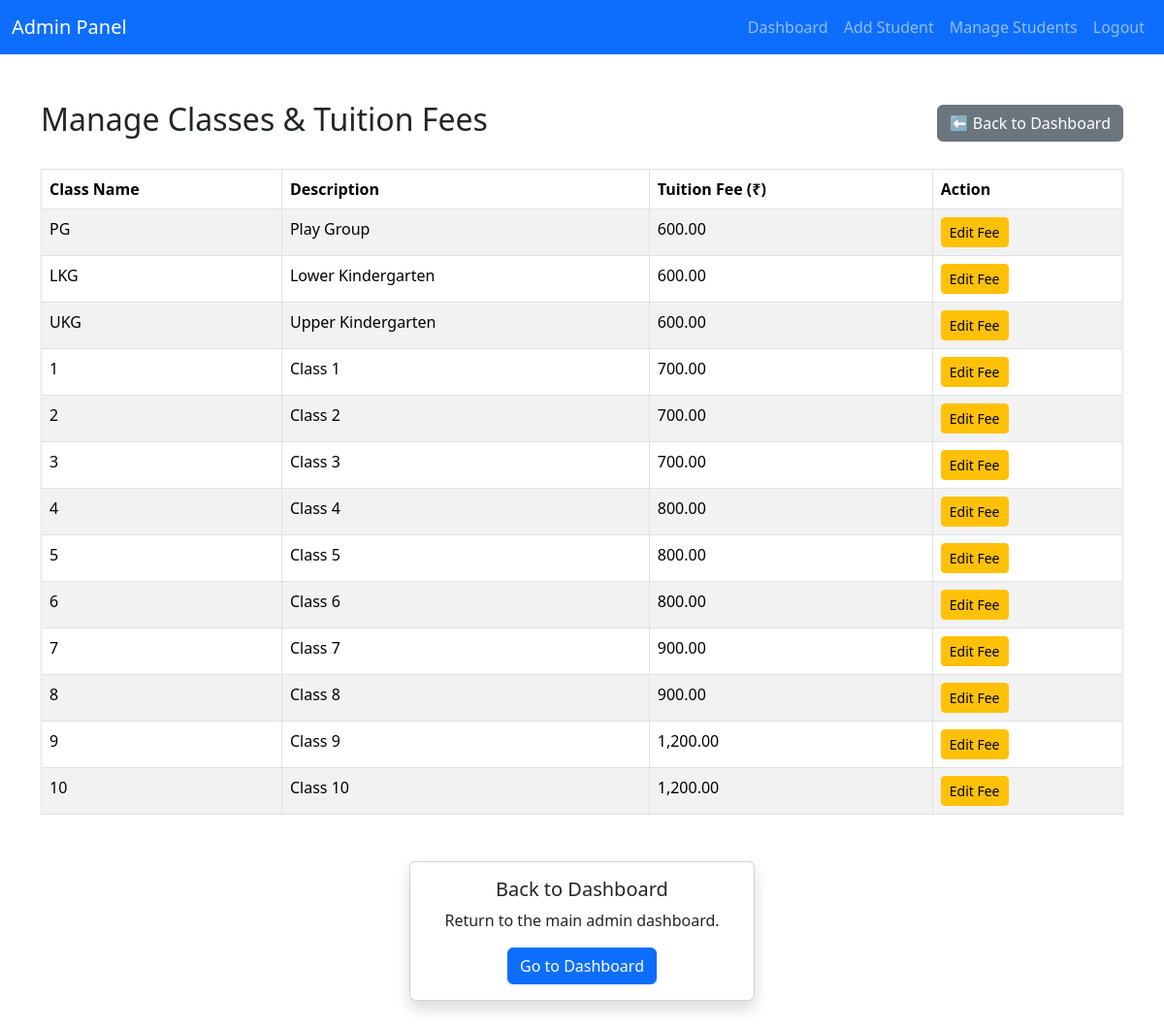
The page /admin/classes.php (signed in) on the database its author committed.
### tables this page shows
CREATE TABLE `classes` (
  `id` varchar(20) NOT NULL,
  `name` varchar(50) NOT NULL,
  `description` varchar(255) DEFAULT NULL,
  `tuition_fee` decimal(10,2) DEFAULT 0.00,
  `class_teacher_id` varchar(20) DEFAULT NULL,
  `teacher_id` varchar(20) DEFAULT NULL
);

### admin/classes.php (the view, shortened to what this page needs)
<?php
require_once '../common/config.php';
$edit_id = isset($_GET['edit']) ? $_GET['edit'] : '';
$result = $conn->query("SELECT * FROM classes ORDER BY id ASC");
?>
<!DOCTYPE html>
<html lang="en">
<head>
<link href="../css/style.css" rel="stylesheet">
<link href="https://cdn.jsdelivr.net/npm/bootstrap@5.3.2/dist/css/bootstrap.min.css" rel="stylesheet">
</head>
<body>
<?php include 'admin_navbar.php'; ?>
<div class="container my-5">
    <div class="d-flex justify-content-between align-items-center mb-3">
        <h2>Manage Classes & Tuition Fees</h2>
        <a href="dashboard.php" class="btn btn-secondary">⬅ Back to Dashboard</a>
    </div>
    <table class="table table-bordered table-striped mt-4">
        <thead>
            <tr>
                <th>Class Name</th>
                <th>Description</th>
                <th>Tuition Fee (₹)</th>
                <th>Action</th>
            </tr>
        </thead>
        <tbody>
            <?php while ($row = $result->fetch_assoc()) : ?>
                <tr class="<?= ($edit_id === $row['id']) ? 'table-warning' : '' ?>">
                    <td><?= htmlspecialchars($row['name']) ?></td>
                    <td><?= htmlspecialchars($row['description']) ?></td>
                    <td>
                        <?php if ($edit_id === $row['id']): ?>
                            <form method="POST" class="d-flex gap-2">
                                <input type="hidden" name="class_id" value="<?= $row['id'] ?>">
                                <input type="number" step="0.01" min="0" name="tuition_fee" class="form-control form-control-sm" value="<?= number_format($row['tuition_fee'], 2) ?>" required>
                                <button type="submit" name="update_fee" class="btn btn-primary btn-sm">Update</button>
                                <a href="classes.php" class="btn btn-secondary btn-sm">Cancel</a>
                            </form>
                        <?php else: ?>
                            <?= number_format($row['tuition_fee'], 2) ?>
                        <?php endif; ?>
                    </td>
                    <td>
                        <?php if ($edit_id !== $row['id']): ?>
                            <a href="?edit=<?= $row['id'] ?>" class="btn btn-sm btn-warning">Edit Fee</a>
                        <?php endif; ?>
                    </td>
                </tr>
            <?php endwhile; ?>
        </tbody>
    </table>
    <div class="row mt-5">
        <div class="col-md-4 offset-md-4">
            <div class="card card-hover text-center shadow">
                <div class="card-body">
                    <h5 class="card-title">Back to Dashboard</h5>
                    <p class="card-text">Return to the main admin dashboard.</p>
                    <a href="dashboard.php" class="btn btn-primary">Go to Dashboard</a>
                </div>
            </div>
        </div>
    </div>
</div>
</body>
</html>

### css/style.css (style rules this page uses)
body { font-family: 'Roboto', sans-serif; line-height: 1.6; }

### rows shown on the page
classes: name "PG", description "Play Group", tuition_fee "600.00"
classes: name "LKG", description "Lower Kindergarten", tuition_fee "600.00"
classes: name "UKG", description "Upper Kindergarten", tuition_fee "600.00"
classes: name "1", description "Class 1", tuition_fee "700.00"
classes: name "2", description "Class 2", tuition_fee "700.00"
classes: name "3", description "Class 3", tuition_fee "700.00"
classes: name "4", description "Class 4", tuition_fee "800.00"
classes: name "5", description "Class 5", tuition_fee "800.00"
classes: name "6", description "Class 6", tuition_fee "800.00"
classes: name "7", description "Class 7", tuition_fee "900.00"
classes: name "8", description "Class 8", tuition_fee "900.00"
classes: name "9", description "Class 9", tuition_fee "1,200.00"
classes: name "10", description "Class 10", tuition_fee "1,200.00"
